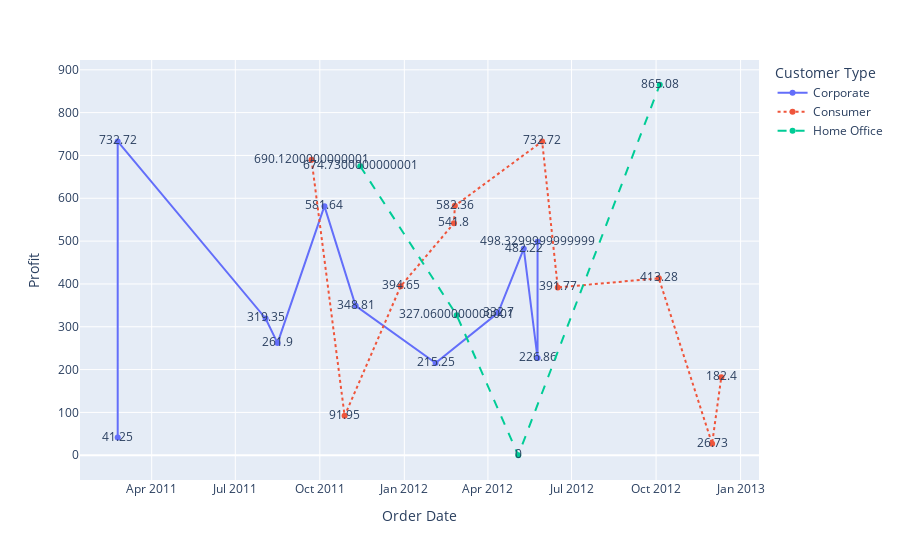

The notebook cell this image was saved under:
### Code cell
fig=px.line(data_frame=ndf,x='Order Date',y='Profit',color='Customer Type',line_dash='Customer Type',text='Profit')
fig.show()

### Figure 1 — Plotly figure (JSON) as saved in the notebook; plotly's stock layout.template omitted (floating-point values rounded to 4 significant figures)
{"data": [{"hovertemplate": "Customer Type=Corporate<br>Order Date=%{x}<br>Profit=%{text}<extra></extra>", "legendgroup": "Corporate", "line": {"color": "#636efa", "dash": "solid"}, "marker": {"symbol": "circle"}, "mode": "lines+markers+text", "name": "Corporate", "orientation": "v", "showlegend": true, "text": [41.25, 732.7, 319.4, 261.9, 581.6, 348.8, 215.2, 332.7, 482.2, 226.9, 498.3], "type": "scatter", "x": ["2011-02-23T00:00:00", "2011-02-23T00:00:00", "2011-08-03T00:00:00", "2011-08-16T00:00:00", "2011-10-06T00:00:00", "2011-11-09T00:00:00", "2012-02-04T00:00:00", "2012-04-12T00:00:00", "2012-05-10T00:00:00", "2012-05-25T00:00:00", "2012-05-25T00:00:00"], "xaxis": "x", "y": [41.25, 732.7, 319.4, 261.9, 581.6, 348.8, 215.2, 332.7, 482.2, 226.9, 498.3], "yaxis": "y"}, {"hovertemplate": "Customer Type=Consumer<br>Order Date=%{x}<br>Profit=%{text}<extra></extra>", "legendgroup": "Consumer", "line": {"color": "#EF553B", "dash": "dot"}, "marker": {"symbol": "circle"}, "mode": "lines+markers+text", "name": "Consumer", "orientation": "v", "showlegend": true, "text": [690.1, 91.95, 394.6, 541.8, 582.4, 732.7, 391.8, 413.3, 26.73, 182.4], "type": "scatter", "x": ["2011-09-22T00:00:00", "2011-10-28T00:00:00", "2011-12-28T00:00:00", "2012-02-24T00:00:00", "2012-02-25T00:00:00", "2012-05-30T00:00:00", "2012-06-16T00:00:00", "2012-10-04T00:00:00", "2012-12-01T00:00:00", "2012-12-11T00:00:00"], "xaxis": "x", "y": [690.1, 91.95, 394.6, 541.8, 582.4, 732.7, 391.8, 413.3, 26.73, 182.4], "yaxis": "y"}, {"hovertemplate": "Customer Type=Home Office<br>Order Date=%{x}<br>Profit=%{text}<extra></extra>", "legendgroup": "Home Office", "line": {"color": "#00cc96", "dash": "dash"}, "marker": {"symbol": "circle"}, "mode": "lines+markers+text", "name": "Home Office", "orientation": "v", "showlegend": true, "text": [674.7, 327.1, 0, 865.1], "type": "scatter", "x": ["2011-11-14T00:00:00", "2012-02-27T00:00:00", "2012-05-04T00:00:00", "2012-10-05T00:00:00"], "xaxis": "x", "y": [674.7, 327.1, 0, 865.1], "yaxis": "y"}], "layout": {"legend": {"title": {"text": "Customer Type"}, "tracegroupgap": 0}, "margin": {"t": 60}, "xaxis": {"anchor": "y", "domain": [0, 1], "title": {"text": "Order Date"}}, "yaxis": {"anchor": "x", "domain": [0, 1], "title": {"text": "Profit"}}}}
